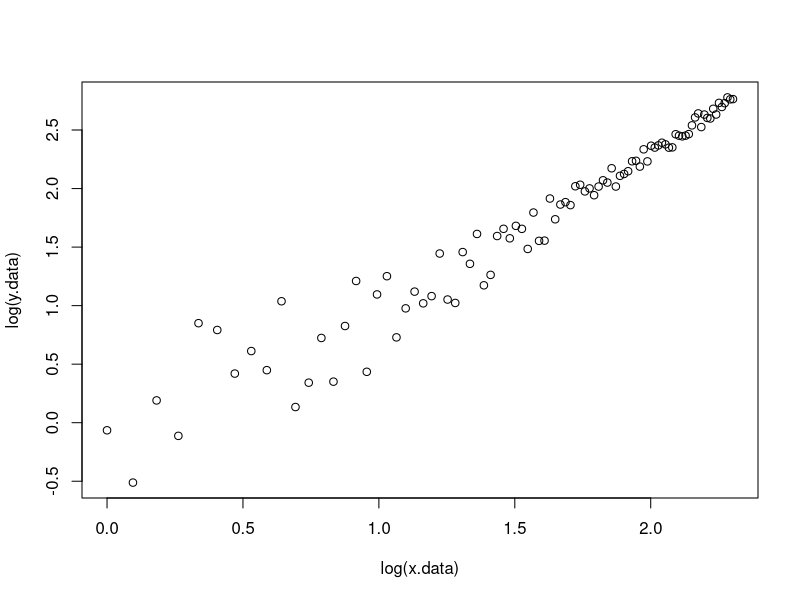

Reproduce this figure in R.
# Ch 8. Generalized linear fitting in R
#logarithmic transforms
# for y = 0.3x ^1.7

a <- 0.3
n <- 1.7
x.data <- seq(1,10,0.1)
y.data <- a*x.data^n + 2*runif(length(x.data))
myfit <- lm(log(y.data) ~ log(x.data))
nf <- myfit$coefficients[2]
af <- exp(myfit$coefficients[1])
summary(myfit)
plot(log(x.data), log(y.data))
abline

